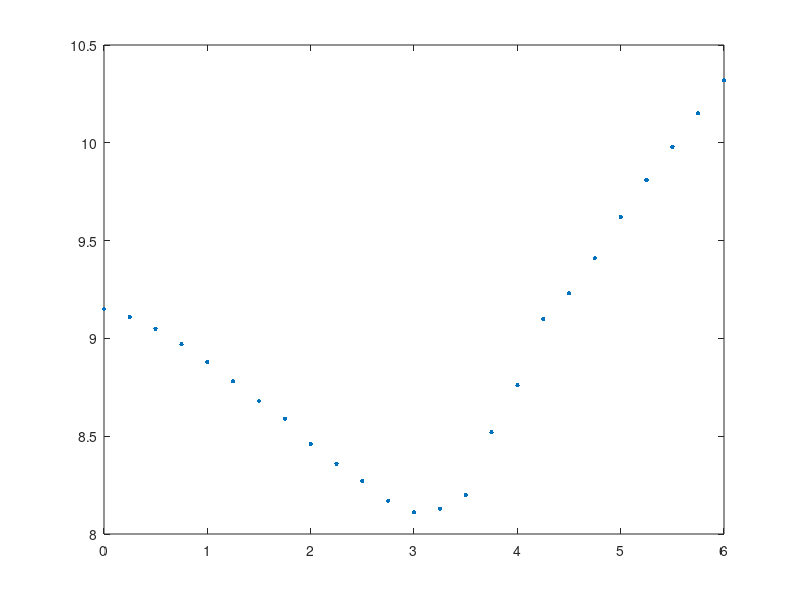

Recreate this plot in MATLAB. (Note: this script raises an error after producing the figure.)
%Dati nominali
M_CuSO4=0.9; %mol/L Molarità titolante
dM=0.004; %mol/L
V_CuSO4=50*10^-3;%L volume soluzione titolante
dV_CuSO4=0.1/sqrt(12); %mL
MW_CuSO4=249.68;%g/mol peso molecolare di CuSo4
m_CuSO4_nom=M_CuSO4*V_CuSO4*MW_CuSO4;%g massa di CuSo4
%% 
mCusSo4=11.2353; %g pesata con bilancia

%% prima campagna
% impostazioni 340 rpm 26° 
V1=[0 0.25 0.5 0.75 1 1.25 1.5 1.75 2 2.25 2.5 2.75 3 3.25 3.5 3.75 4 4.25 4.5 4.75 5 5.25 5.5 5.75 6];%mL volume soluzione titolante
Lam1=[9.15 9.11 9.05 8.97 8.88 8.78 8.68 8.59 8.46 8.36 8.27 8.17 8.11 8.13 8.2 8.52 8.76 9.1 9.23 9.41 9.62 9.81 9.98 10.15 10.32]; % mS conducibilità
dLam=ones(1,size(Lam1,2))*0.01/sqrt(12);% err ris conduttimetro
dV=0.045*ones(1,size(V1,2)); %mL
plot(V1, Lam1, 'marker', '.', 'markersize', 10, 'linestyle', 'none')
hold on
reg1=regressione_lineare(V1(1:13), Lam1(1:13), dLam(1:13), 'dx', dV(1:13));
reg2=regressione_lineare(V1(14:25), Lam1(14:25), dLam(14:25), 'dx', dV(14:25));
Veq1=(reg2.b-reg1.b)/(reg1.m-reg2.m); %punto equivalente
dVeq1=sqrt((reg1.db^2+reg2.db^2)/(reg1.m-reg2.m)^2+(reg1.dm^2+reg1.dm^2)*(reg1.b-reg2.b)^2/(reg1.m-reg2.m)^4);
x=linspace(0,6, 1000);
y1=reg1.m*x+reg1.b;
y2=reg2.m*x+reg2.b;
plot(x, y1,'g', x, y2 ,'r')
title('Prima campagna di misure');
ylabel('\Lambda [mS]');
xlabel('Volume di soluzione titolante [mL]');
ylim([7.5 10.5]);
%% seconda campagna
V2=[0 0.5 1 1.5 2 2.5 2.7 2.9 3.1 3.3 3.5 4 4.5 5 5.5 6];%mL volume soluzione titolante
Lam2=[9.06 9 8.88 8.77 8.65 8.55 8.5 8.55 8.58 8.3 8.45 8.86 9.26 9.62 10 10.36]; % mS conducibilità
%i punti 8 e 9 hanno una strana inversione
figure 
plot(V2, Lam2, 'marker', '.', 'markersize', 10, 'linestyle', 'none')
hold on
reg3=regressione_lineare(V2(1:10), Lam2(1:10), dLam(1:10), 'dx', dV(1:10));
reg4=regressione_lineare(V2(11:16), Lam2(11:16), dLam(11:16), 'dx', dV(11:16));
Veq2=(reg4.b-reg3.b)/(reg3.m-reg4.m);
dVeq2=sqrt((reg3.db^2+reg4.db^2)/(reg3.m-reg4.m)^2+(reg3.dm^2+reg4.dm^2)*(reg3.b-reg4.b)^2/(reg3.m-reg4.m)^4);
y3=reg3.m*x+reg3.b;
y4=reg4.m*x+reg4.b;
plot(x, y3,'g', x, y4 ,'r')
title('Seconda campagna di misure');
ylabel('\Lambda [mS]');
xlabel('Volume di soluzione titolante [mL]');
ylim([7.5 10.5]);
%% terza campagna
V3=V2;%mL volume soluzione titolante
Lam3=[8.97 8.77 8.56 8.4 8.18 7.94 7.86 7.83 7.98 8.13 8.25 8.54 8.76 9.01 9.3 9.5]; % mS conducibilità
figure
plot(V3, Lam3, 'marker', '.', 'markersize', 10, 'linestyle', 'none')
hold on
reg5=regressione_lineare(V3(1:7), Lam3(1:7), dLam(1:7), 'dx', dV(1:7));
reg6=regressione_lineare(V3(8:16), Lam3(8:16), dLam(8:16), 'dx', dV(8:16));
Veq3=(reg6.b-reg5.b)/(reg5.m-reg6.m);

dVeq3=sqrt((reg5.db^2+reg6.db^2)/(reg5.m-reg6.m)^2+(reg5.dm^2+reg6.dm^2)*(reg5.b-reg6.b)^2/(reg5.m-reg6.m)^4);
y5=reg5.m*x+reg5.b;
y6=reg6.m*x+reg6.b;
plot(x, y5,'g', x, y6 ,'r')
title('Terza campagna di misure');
ylabel('\Lambda [mS]');
xlabel('Volume di soluzione titolante [mL]');
ylim([7.5 10.5]);
%% media delle 3 campagne
[Veq dVeq]=wtmean([Veq1 Veq2 Veq3], [dVeq1 dVeq2 dVeq3]); %mL wtmean.m gentilmente concessa da wjw
%% determinazione concentrazione incognita
C=V_CuSO4*M_CuSO4/Veq; %mol/L
dC=sqrt((V_CuSO4*M_CuSO4*dVeq/Veq^2)^2+(V_CuSO4*dM/Veq)^2+(M_CuSO4*dV_CuSO4/Veq)^2);
